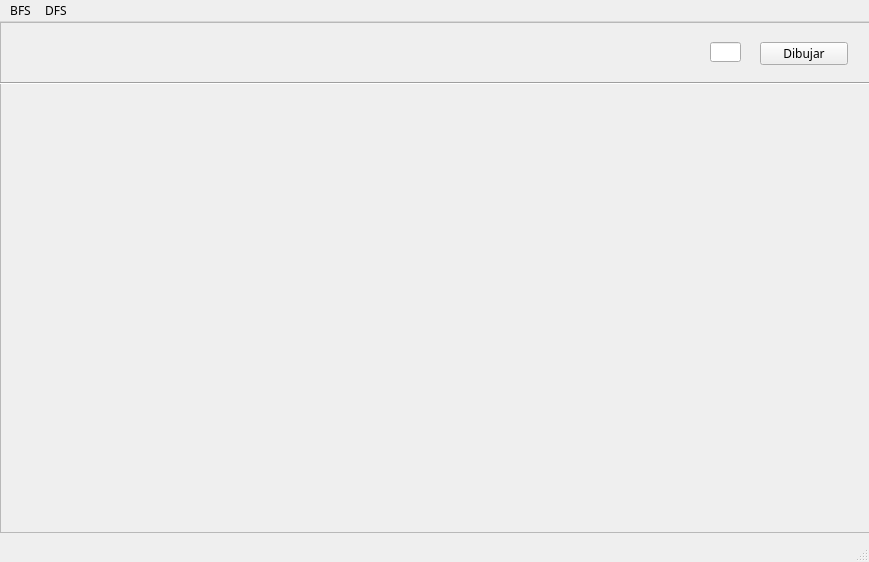
<?xml version="1.0" encoding="UTF-8"?>
<ui version="4.0">
 <class>Busqueda</class>
 <widget class="QMainWindow" name="Busqueda">
  <property name="geometry">
   <rect>
    <x>0</x>
    <y>0</y>
    <width>869</width>
    <height>562</height>
   </rect>
  </property>
  <property name="font">
   <font>
    <family>Nunito</family>
   </font>
  </property>
  <property name="windowTitle">
   <string>Tarea1</string>
  </property>
  <property name="styleSheet">
   <string notr="true"/>
  </property>
  <widget class="QWidget" name="centralwidget">
   <widget class="QFrame" name="frame">
    <property name="geometry">
     <rect>
      <x>0</x>
      <y>0</y>
      <width>871</width>
      <height>511</height>
     </rect>
    </property>
    <property name="styleSheet">
     <string notr="true"/>
    </property>
    <property name="frameShape">
     <enum>QFrame::StyledPanel</enum>
    </property>
    <property name="frameShadow">
     <enum>QFrame::Raised</enum>
    </property>
    <widget class="QLabel" name="tituloArchivo">
     <property name="geometry">
      <rect>
       <x>30</x>
       <y>10</y>
       <width>651</width>
       <height>41</height>
      </rect>
     </property>
     <property name="font">
      <font>
       <family>Nunito</family>
       <pointsize>12</pointsize>
      </font>
     </property>
     <property name="text">
      <string/>
     </property>
    </widget>
    <widget class="Line" name="line">
     <property name="geometry">
      <rect>
       <x>-10</x>
       <y>60</y>
       <width>891</width>
       <height>2</height>
      </rect>
     </property>
     <property name="orientation">
      <enum>Qt::Horizontal</enum>
     </property>
    </widget>
    <widget class="QWidget" name="frameCanvas" native="true">
     <property name="geometry">
      <rect>
       <x>9</x>
       <y>69</y>
       <width>851</width>
       <height>441</height>
      </rect>
     </property>
    </widget>
    <widget class="QPushButton" name="btnDibujar">
     <property name="geometry">
      <rect>
       <x>760</x>
       <y>20</y>
       <width>88</width>
       <height>23</height>
      </rect>
     </property>
     <property name="text">
      <string>Dibujar</string>
     </property>
    </widget>
    <widget class="QLineEdit" name="inputArbol">
     <property name="geometry">
      <rect>
       <x>710</x>
       <y>20</y>
       <width>31</width>
       <height>20</height>
      </rect>
     </property>
    </widget>
   </widget>
  </widget>
  <widget class="QMenuBar" name="menubar">
   <property name="geometry">
    <rect>
     <x>0</x>
     <y>0</y>
     <width>869</width>
     <height>21</height>
    </rect>
   </property>
   <widget class="QMenu" name="menuBFS">
    <property name="title">
     <string>BFS</string>
    </property>
    <addaction name="actionBFS_1"/>
    <addaction name="separator"/>
    <addaction name="actionBFS_02"/>
    <addaction name="separator"/>
    <addaction name="actionBFS_03"/>
   </widget>
   <widget class="QMenu" name="menuDFS">
    <property name="title">
     <string>DFS</string>
    </property>
   </widget>
   <addaction name="menuBFS"/>
   <addaction name="menuDFS"/>
  </widget>
  <widget class="QStatusBar" name="statusbar"/>
  <action name="actionBFS_1">
   <property name="text">
    <string>BFS-01</string>
   </property>
  </action>
  <action name="actionBFS_02">
   <property name="text">
    <string>BFS-02</string>
   </property>
  </action>
  <action name="actionBFS_03">
   <property name="text">
    <string>BFS-03</string>
   </property>
  </action>
 </widget>
 <resources/>
 <connections/>
</ui>
